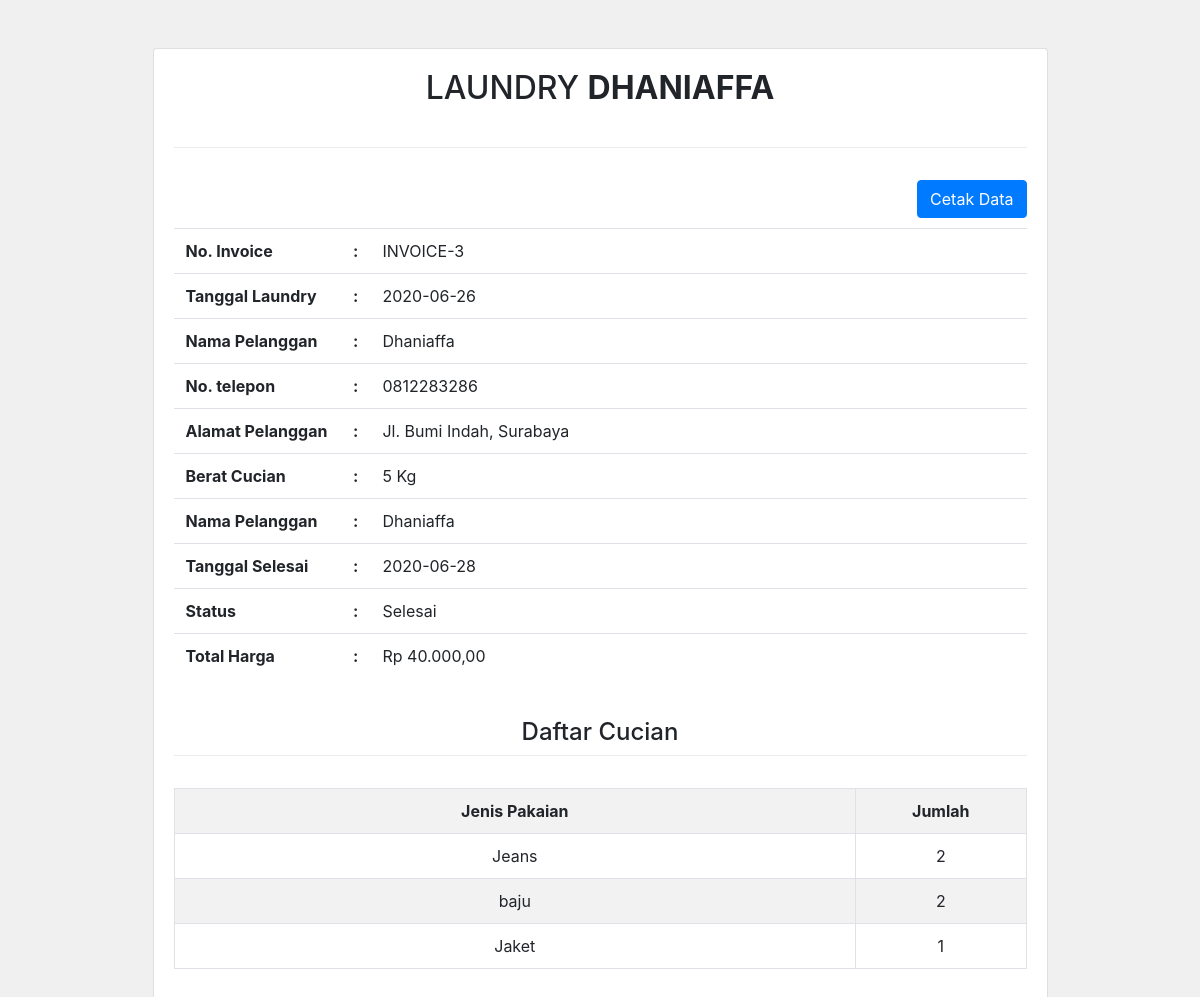
/admin/transaksi_invoice.php?id=3 (signed in), run on the app's committed database.
### tables this page shows
CREATE TABLE `transaksi` (
  `transaksi_id` int(11) NOT NULL,
  `transaksi_tgl` date NOT NULL,
  `transaksi_pelanggan` int(11) NOT NULL,
  `transaksi_harga` int(11) NOT NULL,
  `transaksi_berat` int(11) NOT NULL,
  `transaksi_tgl_selesai` date NOT NULL,
  `transaksi_status` int(11) NOT NULL
);

CREATE TABLE `pelanggan` (
  `pelanggan_id` int(11) NOT NULL,
  `pelanggan_nama` varchar(255) NOT NULL,
  `pelanggan_hp` int(20) NOT NULL,
  `pelanggan_alamat` text NOT NULL
);

CREATE TABLE `pakaian` (
  `pakaian_id` int(11) NOT NULL,
  `pakaian_transaksi` int(11) NOT NULL,
  `pakaian_jenis` varchar(255) NOT NULL,
  `pakaian_jumlah` int(11) NOT NULL
);

### admin/transaksi_invoice.php (the view, shortened to what this page needs)
<html>
<head>
    <link rel="stylesheet" type="text/css" href="../assets/css/bootstrap.css">
</head>
<body style="background: #f0f0f0"
<?php
include "../koneksi.php";
?>
<div class="container mt-5">
    <div class="col-md-10 offset-md-1">
        <div class="card">
            <div class="card-body">
                <?php
                $id = $_GET['id'];
                $transaksi = mysqli_query($koneksi, "select * from transaksi, pelanggan where transaksi_id='$id' and transaksi_pelanggan=pelanggan_id");
                $result = mysqli_fetch_all($transaksi, MYSQLI_ASSOC);
                foreach ($result as $item){ ?>
                    <center><h2>LAUNDRY <b>DHANIAFFA</b></h2></center>
                    <br>
                    <div class="dropdown-divider"></div>
                    <br>
                    <a href="setting/transaksi_invoice_cetak.php?id=<?php echo $item['transaksi_id'];?>" target="_blank" class="btn btn-primary float-lg-right">Cetak Data</a>
                    <br>
                    <br>
                    <table class="table">
                        <tr>
                            <th width="20%">No. Invoice</th>
                            <th>:</th>
                            <td width="80%">INVOICE-<?php echo $item['transaksi_id'];?></td>
                        </tr>
                        <tr>
                            <th width="20%">Tanggal Laundry</th>
                            <th>:</th>
                            <td width="80%"><?php echo $item['transaksi_tgl'];?></td>
                        </tr>
                        <tr>
                            <th width="20%">Nama Pelanggan</th>
                            <th>:</th>
                            <td width="80%"><?php echo $item['pelanggan_nama'];?></td>
                        </tr>
                        <tr>
                            <th width="20%">No. telepon</th>
                            <th>:</th>
                            <td width="80%"><?php echo "0".$item['pelanggan_hp'];?></td>
                        </tr>
                        <tr>
                            <th width="20%">Alamat Pelanggan</th>
                            <th>:</th>
                            <td width="80%"><?php echo $item['pelanggan_alamat'];?></td>
                        </tr>
                        <tr>
                            <th width="20%">Berat Cucian</th>
                            <th>:</th>
                            <td width="80%"><?php echo $item['transaksi_berat']." Kg";?></td>
                        </tr>
                        <tr>
                            <th width="20%">Nama Pelanggan</th>
                            <th>:</th>
                            <td width="80%"><?php echo $item['pelanggan_nama'];?></td>
                        </tr>
                        <tr>
                            <th width="20%">Tanggal Selesai</th>
                            <th>:</th>
                            <td width="80%"><?php echo $item['transaksi_tgl_selesai'];?></td>
                        </tr>
                        <tr>
                            <th width="20%">Status</th>
                            <th>:</th>
                            <td width="80%"><?php
                                if ($item['transaksi_status']=="0"){
                                    echo "Belum Dicuci";
                                } elseif ($item['transaksi_status']=="1"){
                                    echo "Sedang Dicuci";
                                } elseif ($item['transaksi_status']=="2"){
                                    echo "Selesai";
                                }
                                ?></td>
                        </tr>
                        <tr>
                            <th width="20%">Total Harga</th>
                            <th>:</th>
                            <td width="80%"><?php echo "Rp ".number_format($item['transaksi_harga'], 2,",",".");?></td>
                        </tr>
                    </table>
                    <br>
                    <h4 class="text-center">Daftar Cucian</h4>
                    <div class="dropdown-divider"></div>
                    <table class="table table-striped table-bordered text-center">
                        <br>
                        <tr>
                            <th>Jenis Pakaian</th>
                            <th width="20%">Jumlah</th>
                        </tr>
                        <?php
                        $id = $item['transaksi_id'];
                        $pakaian = mysqli_query($koneksi, "select * from pakaian where pakaian_transaksi='$id'");
                        $hasil = mysqli_fetch_all($pakaian, MYSQLI_ASSOC);
                        foreach ($hasil as $list){
                        ?>
                            <tr>
                                <td><?php echo $list['pakaian_jenis'];?></td>
                                <td><?php echo $list['pakaian_jumlah'];?></td>
                            </tr>
                        <?php } ?>
                    </table>
                    <?php } ?>
            </div>
        </div>
    </div>
</body>
</html>

### data on the page
transaksi: transaksi_id "3", transaksi_tgl "2020-06-26", pelanggan.pelanggan_nama "Dhaniaffa", pelanggan.pelanggan_hp "812283286", pelanggan.pelanggan_alamat "Jl. Bumi Indah, Surabaya", transaksi_berat "5", transaksi_tgl_selesai "2020-06-28", transaksi_status "Selesai", transaksi_harga "40.000,00"
pakaian: pakaian_jenis "Jeans", pakaian_jumlah "2"
pakaian: pakaian_jenis "baju", pakaian_jumlah "2"
pakaian: pakaian_jenis "Jaket", pakaian_jumlah "1"
